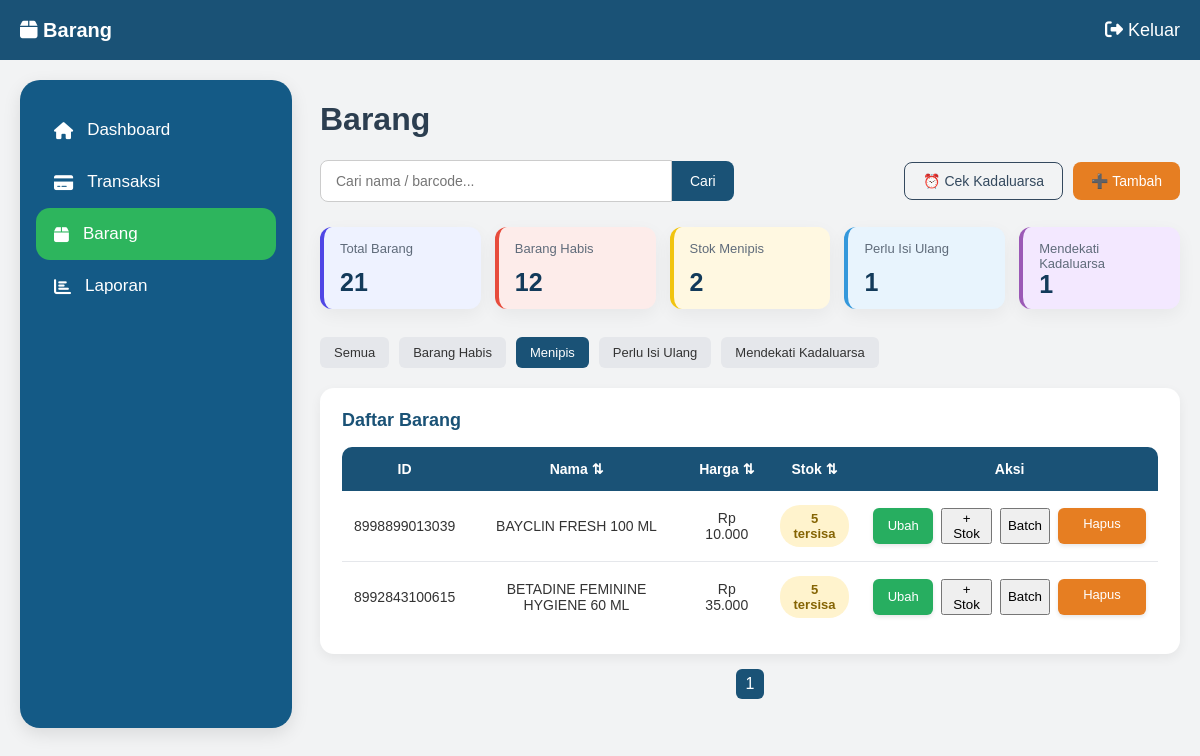
/barang?filter=menipis&keyword= (signed in), run on the app's committed database.
### models.py (models this page shows)
class Barang(db.Model):
    id = db.Column(db.Integer, primary_key=True)
    barcode = db.Column(db.String(100), unique=True)
    nama = db.Column(db.String(100))
    harga = db.Column(db.Integer)
    stok = db.Column(db.Integer)
    expired_date = db.Column(db.Date, nullable=True)

### routes/barang.py (the view)
@barang_bp.route("/barang")
@login_required
def barang():
    keyword = request.args.get("keyword", "")
    filter_type = request.args.get("filter", "all")
    page = request.args.get("page", 1, type=int)
    query = Barang.query
    if keyword:
        query = query.filter(
            (Barang.nama.ilike(f"%{keyword}%")) |
            (Barang.barcode.ilike(f"%{keyword}%"))
        )
    total_barang = query.count()
    barang_habis = query.filter(
        Barang.stok <= 0
    ).count()
    stok_menipis = query.filter(
        Barang.stok > 0,
        Barang.stok <= 5
    ).count()
    restock = query.filter(
        Barang.stok > 5,
        Barang.stok <= 10
    ).count()
    today = date.today()
    limit = today + timedelta(days=30)
    expired_barang_ids = db.session.query(
        BatchBarang.barang_id
    ).filter(
        BatchBarang.expired_date != None,
        BatchBarang.expired_date <= limit,
        BatchBarang.expired_date >= today,
        BatchBarang.stok > 0
    ).distinct()
    expired_dekat = expired_barang_ids.count()
    if filter_type == "habis":
        query = query.filter(
            Barang.stok <= 0
        )
    elif filter_type == "menipis":
        query = query.filter(
            Barang.stok > 0,
            Barang.stok <= 5
        )
    elif filter_type == "restock":
        query = query.filter(
            Barang.stok > 5,
            Barang.stok <= 10
        )
    elif filter_type == "expired":
        query = query.filter(
            Barang.id.in_(expired_barang_ids)
        )
    pagination = query.order_by(
    func.lower(Barang.nama).asc()
    ).paginate(
        page=page,
        per_page=15,
        error_out=False
    )
    barang = pagination.items
    for b in barang:
        expired_terdekat = BatchBarang.query.filter(
            BatchBarang.barang_id == b.id,
            BatchBarang.expired_date != None,
            BatchBarang.expired_date >= today,
            BatchBarang.stok > 0
        ).order_by(
            BatchBarang.expired_date.asc()
        ).first()
        expired_count = BatchBarang.query.filter(
            BatchBarang.barang_id == b.id,
            BatchBarang.expired_date != None,
            BatchBarang.expired_date < today,
            BatchBarang.stok > 0
        ).count()
        b.expired_count = expired_count
        if expired_terdekat:
            b.expired_display = expired_terdekat.expired_date.strftime(
                "%d-%m-%Y"
            )
            b.expired_raw = expired_terdekat.expired_date.strftime(
                "%Y-%m-%d"
            )
        else:
            b.expired_display = "-"
            b.expired_raw = ""
    return render_template(
        "barang/barang.html",
        page_title="Barang",
        page_icon="fa fa-box",
        barang=pagination,
        keyword=keyword,
        filter_type=filter_type,
        total_barang=total_barang,
        barang_habis=barang_habis,
        stok_menipis=stok_menipis,
        restock=restock,
        expired_dekat=expired_dekat
    )

### templates/barang/barang.html (shortened to what this page needs)
{% extends "layout/base.html" %}
{% block css %}
<link rel="stylesheet" href="{{ url_for('static', filename='css/barang.css') }}">
{% endblock %}
{% block content %}
<h1 class="page-title">Barang</h1>
<div class="barang-header">
  <form id="searchForm" class="search-group">
    <div class="search-wrapper">
      <input
        name="keyword"
        id="searchInput"
        value="{{ keyword }}"
        class="search-box"
        placeholder="Cari nama / barcode..."
      >
    </div>
    <button type="submit" id="searchBtn" class="btn-search">Cari</button>
  </form>
  <div class="header-actions">
    <button id="checkExpiredBtn" class="btn-expired">⏰ Cek Kadaluarsa</button>
    <button class="btn-tambah" onclick="openPopup()">➕ Tambah</button>
  </div>
</div>
<div class="summary-cards">
<div class="summary-card total">
  <span>Total Barang</span>
  <strong>{{ total_barang }}</strong>
</div>
<div class="summary-card habis">
  <span>Barang Habis</span>
  <strong id="barangHabisCount">{{ barang_habis }}</strong>
</div>
<div class="summary-card menipis">
  <span>Stok Menipis</span>
  <strong id="stokMenipisCount">{{ stok_menipis }}</strong>
</div>
<div class="summary-card restock">
  <span>Perlu Isi Ulang</span>
  <strong id="restockCount">{{ restock }}</strong>
</div>
<div class="summary-card expired">
  <span>Mendekati Kadaluarsa</span>
  <strong id="expiredCount">{{ expired_dekat }}</strong>
</div>
</div>
<div class="filter-buttons">
  <a data-filter="all"
     href="{{ url_for('barang.barang', filter='all', keyword=keyword) }}"
     class="filter-btn {{ 'active' if filter_type=='all' else '' }}">
     Semua
  </a>
  <a data-filter="habis"
   href="{{ url_for('barang.barang', filter='habis', keyword=keyword) }}"
   class="filter-btn {{ 'active' if filter_type=='habis' else '' }}">
   Barang Habis
</a>
  <a data-filter="menipis"
     href="{{ url_for('barang.barang', filter='menipis', keyword=keyword) }}"
     class="filter-btn {{ 'active' if filter_type=='menipis' else '' }}">
     Menipis
  </a>
  <a data-filter="restock"
     href="{{ url_for('barang.barang', filter='restock', keyword=keyword) }}"
     class="filter-btn {{ 'active' if filter_type=='restock' else '' }}">
     Perlu Isi Ulang
  </a>
  <a data-filter="expired"
     href="{{ url_for('barang.barang', filter='expired', keyword=keyword) }}"
     class="filter-btn {{ 'active' if filter_type=='expired' else '' }}">
     Mendekati Kadaluarsa
  </a>
</div>
<div class="table-container">
  <div class="table-header">
    <h3>Daftar Barang</h3>
  </div>
  <div class="table-scroll">
    <table class="table-barang">
      <thead>
        <tr>
          <th>ID</th>
          <th class="sortable">Nama ⇅</th>
          <th class="sortable">Harga ⇅</th>
          <th class="sortable">Stok ⇅</th>
          <th>Aksi</th>
        </tr>
      </thead>
      <tbody>
{% for b in barang.items %}
<tr>
  <td>{{ b.barcode }}</td>
  <td>{{ b.nama }}</td>
  <td class="harga-cell" data-harga="{{ b.harga }}">
  </td>
  <td>
    {% if b.stok == 0 %}
      <span class="stok-badge stok-habis">
        Habis
      </span>
    {% elif b.stok <= 5 %}
      <span class="stok-badge stok-menipis">
        {{ b.stok }} tersisa
      </span>
    {% elif b.stok <= 10 %}
      <span class="stok-badge stok-restock">
        {{ b.stok }} restock
      </span>
    {% else %}
      <span class="stok-badge stok-aman">
        {{ b.stok }}
      </span>
   {% endif %}
</td>
  <td>
    <div class="action-buttons">
      <button
        type="button"
        class="btn-edit"
        data-id="{{ b.id }}"
        data-barcode="{{ b.barcode }}"
        data-nama="{{ b.nama }}"
        data-harga="{{ b.harga }}"
        data-stok="{{ b.stok }}"
      >
        Ubah
      </button>
      <button
        type="button"
        class="btn-tambah-stok"
        onclick="openBatchPopup({{ b.id }}, '{{ b.nama }}')"
      >
        + Stok
      </button>
      <button
        type="button"
        class="btn-batch"
        onclick="openDetailBatch({{ b.id }})"
      >
        Batch
      </button>
      <a
        href="/barang/hapus/{{ b.id }}"
        class="btn-hapus btn-delete"
      >
        Hapus
      </a>
    </div>
  </td>
</tr>
{% endfor %}
    </table>
  </div>
</div>
<div class="pagination">
  {% for p in range(1, barang.pages + 1) %}
    <a href="{{ url_for('barang.barang', page=p, keyword=keyword) }}"
       class="{{ 'active' if p == barang.page else '' }}">
       {{ p }}
    </a>
  {% endfor %}
</div>
{% endblock %}

### static/css/dashboard.css (style rules this page uses)
body { margin:0; font-family:Arial, Helvetica, sans-serif; background:#F2F3F4; color:#2C3E50; }
html, body { height: auto; overflow-y: auto; }

### static/css/barang.css (style rules this page uses)
.barang-header { display:flex; justify-content: space-between; align-items:center; gap:20px; margin-bottom:25px; }
.header-actions { display:flex; gap:10px; }
.header-actions button { padding:10px 18px; border-radius:8px; font-weight:500; font-size:14px; display:inline-flex; align-items:center; gap:6px; }
.search-group { display:flex; align-items:center; }
.search-box { padding:12px 15px; width:320px; border:1px solid #ccc; border-radius:8px 0 0 8px; font-size:14px; outline:none; }
.btn-search { padding:12px 18px; border:none; background:#1A5276; color:white; border-radius:0 8px 8px 0; cursor:pointer; font-size:14px; }
.action-buttons { display:flex; justify-content:center; gap:8px; }
.search-wrapper { position:relative; }
.btn-expired { background:transparent; color:#34495e; padding:10px 15px; border:1px solid #34495e; border-radius:5px; cursor:pointer; }
.btn-tambah { background:#e67e22; color:white; border:none; }
.btn-tambah { background:#E67E22; color:white; padding:10px 15px; border:none; cursor:pointer; }
.table-container { background:#ffffff; padding:22px; border-radius:14px; margin-top:20px; box-shadow:0 4px 12px rgba(0,0,0,0.06); }
.table-header { display:flex; justify-content:space-between; align-items:center; margin-bottom:16px; }
.table-header h3 { margin:0; color:#1A5276; font-size:18px; font-weight:700; }
.table-scroll { width:100%; overflow-x:auto; }
.table-barang { width:100%; border-collapse:separate; border-spacing:0; background:white; min-width:760px; }
.table-barang th { background:#1A5276; color:white; padding:14px 12px; text-align:center; font-size:14px; font-weight:600; }
.table-barang th:first-child { border-radius:10px 0 0 0; }
.table-barang th:last-child { border-radius:0 10px 0 0; }
.table-barang td { padding:14px 12px; text-align:center; border-bottom:1px solid #e5e7eb; font-size:14px; color:#333; }
.table-barang tbody tr { transition:background 0.2s ease; }
.table-barang tbody tr:last-child td { border-bottom:none; }
.btn-edit, .btn-hapus { padding:8px 14px; border-radius:6px; font-size:13px; border:none; cursor:pointer; text-decoration:none; display:inline-block; min-width:60px; box-shadow: 0 2px 4px rgba(0,0,0,0.1); }
.btn-edit { background:#27AE60; color:white; }
.btn-hapus { background:#E67E22; color:white; }
.stok-badge { display:inline-block; padding:6px 10px; border-radius:20px; font-size:13px; font-weight:600; }
.stok-menipis { background:#fff3cd; color:#856404; }
.summary-cards { display: grid; grid-template-columns: repeat(5, minmax(0, 1fr)); gap: 14px; margin-bottom: 28px; }
.summary-card { padding: 14px 16px; height: 82px; border-radius: 12px; display: flex; flex-direction: column; justify-content: space-between; box-shadow: 0 6px 18px rgba(0,0,0,0.05); box-sizing: border-box; }
.summary-card span { font-size: 13px; line-height: 1.2; color: #5f6b7a; }
.summary-card strong { font-size: 25px; line-height: 1; font-weight: 700; color: #123a5a; }
.summary-card.total { background: #eef2ff; border-left: 4px solid #4f46e5; }
.summary-card.habis { background: #fdecea; border-left: 4px solid #e74c3c; }
.summary-card.menipis { background: #fff8e1; border-left: 4px solid #f1c40f; }
.summary-card.restock { background: #e8f4fd; border-left: 4px solid #3498db; }
.summary-card.expired { background: #f3e8ff; border-left: 4px solid #9b59b6; }
.filter-buttons { display:flex; gap:10px; margin-bottom:15px; }
.filter-btn { padding:8px 14px; border:none; border-radius:6px; background:#e5e7eb; cursor:pointer; font-size:13px; text-decoration:none; color:#333; }
.filter-btn.active { background:#1A5276; color:white; }
.sortable { cursor:pointer; user-select:none; }
.pagination { margin-top:15px; display:flex; gap:8px; justify-content:center; }
.pagination a { padding:6px 10px; border-radius:6px; background:#e5e7eb; text-decoration:none; color:#333; }
.pagination a.active { background:#1A5276; color:white; }

### data on the page
Barang: barcode "8998899013039", nama "BAYCLIN FRESH 100 ML", stok "5"
Barang: barcode "8992843100615", nama "BETADINE FEMININE HYGIENE 60 ML", stok "5"

### other printed values
{{ page_title or 'Dashboard' }} "Barang"
{{ total_barang }} "21"
{{ barang_habis }} "12"
{{ stok_menipis }} "2"
{{ restock }} "1"
{{ expired_dekat }} "1"
{{ p }} "1"
